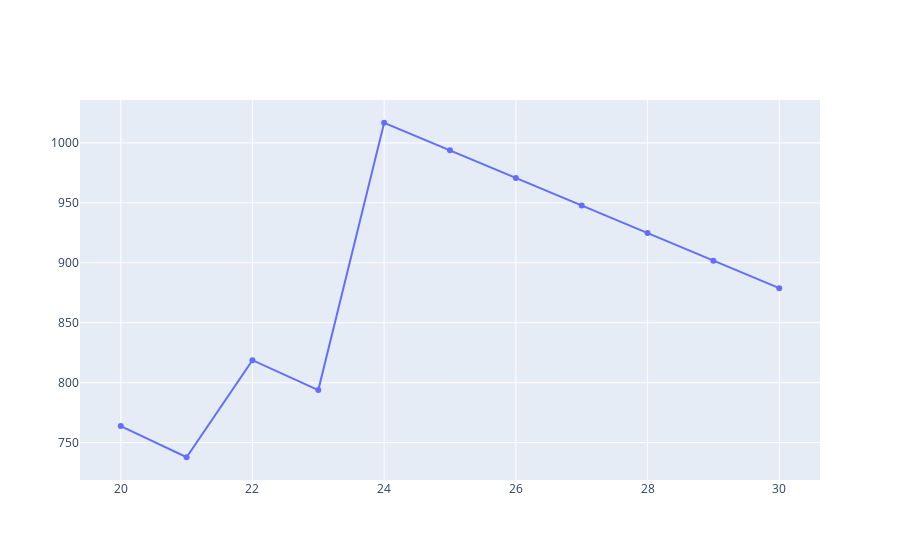

The cell this chart's notebook holds for it:
### Code cell
# TP3 Stop loss analysis

stops = range(20, 31, 1)
profits = []

for stop in stops:
    total_profit = 0.0
    wins = 0
    losses = 0
    for signal in signals["TP3"]:
        signal.set_stop_loss_pips(stop)
        df = load_ticker(signal.ticker)
        profit = analyse_signal(df, signal) * pip_factor(signal.ticker)
        if profit > 0:
            wins += 1
        else:
            losses += 1
        total_profit += profit
        #print(signal, profit)
    profits.append(total_profit)
    print(stop, total_profit, wins, losses)
go.Figure(data=go.Scatter(x=list(stops), y=profits))
fig.update_layout(
    title="BETA (Nov & Dec 2019 Signals) Stop Loss Optimisation for TP3",
    xaxis_title="Take Profit (pips)",
    yaxis_title="Profit (pips)",
    title_x=0.5
)
fig.show()

### Figure 1 — Plotly figure (JSON) as saved in the notebook; plotly's stock layout.template omitted (floating-point values rounded to 4 significant figures)
{"data": [{"type": "scatter", "x": [20, 21, 22, 23, 24, 25, 26, 27, 28, 29, 30], "y": [763.8, 737.8, 818.8, 793.8, 1017.0, 993.8, 970.8, 947.8, 924.8, 901.8, 878.8]}], "layout": {}}
